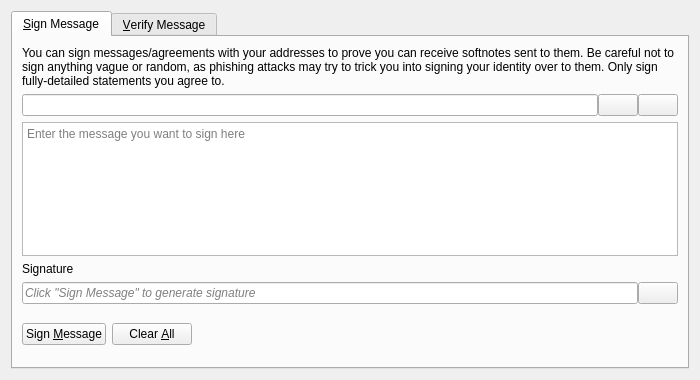
<?xml version="1.0" encoding="UTF-8"?>
<ui version="4.0">
 <class>SignVerifyMessageDialog</class>
 <widget class="QDialog" name="SignVerifyMessageDialog">
  <property name="geometry">
   <rect>
    <x>0</x>
    <y>0</y>
    <width>700</width>
    <height>380</height>
   </rect>
  </property>
  <property name="windowTitle">
   <string>Signatures - Sign / Verify a Message</string>
  </property>
  <property name="modal">
   <bool>true</bool>
  </property>
  <layout class="QVBoxLayout" name="verticalLayout">
   <item>
    <widget class="QTabWidget" name="tabWidget">
     <property name="currentIndex">
      <number>0</number>
     </property>
     <widget class="QWidget" name="tabSignMessage">
      <attribute name="title">
       <string>&amp;Sign Message</string>
      </attribute>
      <layout class="QVBoxLayout" name="verticalLayout_SM">
       <item>
        <widget class="QLabel" name="infoLabel_SM">
         <property name="text">
          <string>You can sign messages/agreements with your addresses to prove you can receive softnotes sent to them. Be careful not to sign anything vague or random, as phishing attacks may try to trick you into signing your identity over to them. Only sign fully-detailed statements you agree to.</string>
         </property>
         <property name="textFormat">
          <enum>Qt::PlainText</enum>
         </property>
         <property name="wordWrap">
          <bool>true</bool>
         </property>
        </widget>
       </item>
       <item>
        <layout class="QHBoxLayout" name="horizontalLayout_1_SM">
         <property name="spacing">
          <number>0</number>
         </property>
         <item>
          <widget class="QValidatedLineEdit" name="addressIn_SM">
           <property name="toolTip">
            <string>The Softnote address to sign the message with</string>
           </property>
          </widget>
         </item>
         <item>
          <widget class="QPushButton" name="addressBookButton_SM">
           <property name="toolTip">
            <string>Choose previously used address</string>
           </property>
           <property name="text">
            <string/>
           </property>
           <property name="icon">
            <iconset resource="../softnote.qrc">
             <normaloff>:/icons/address-book</normaloff>:/icons/address-book</iconset>
           </property>
           <property name="shortcut">
            <string>Alt+A</string>
           </property>
           <property name="autoDefault">
            <bool>false</bool>
           </property>
          </widget>
         </item>
         <item>
          <widget class="QPushButton" name="pasteButton_SM">
           <property name="toolTip">
            <string>Paste address from clipboard</string>
           </property>
           <property name="text">
            <string/>
           </property>
           <property name="icon">
            <iconset resource="../softnote.qrc">
             <normaloff>:/icons/editpaste</normaloff>:/icons/editpaste</iconset>
           </property>
           <property name="shortcut">
            <string>Alt+P</string>
           </property>
           <property name="autoDefault">
            <bool>false</bool>
           </property>
          </widget>
         </item>
        </layout>
       </item>
       <item>
        <widget class="QPlainTextEdit" name="messageIn_SM">
         <property name="toolTip">
          <string>Enter the message you want to sign here</string>
         </property>
         <property name="placeholderText">
          <string>Enter the message you want to sign here</string>
         </property>
        </widget>
       </item>
       <item>
        <widget class="QLabel" name="signatureLabel_SM">
         <property name="text">
          <string>Signature</string>
         </property>
         <property name="textFormat">
          <enum>Qt::PlainText</enum>
         </property>
        </widget>
       </item>
       <item>
        <layout class="QHBoxLayout" name="horizontalLayout_2_SM">
         <property name="spacing">
          <number>0</number>
         </property>
         <item>
          <widget class="QLineEdit" name="signatureOut_SM">
           <property name="placeholderText">
            <string>Click "Sign Message" to generate signature</string>
           </property>
           <property name="font">
            <font>
             <italic>true</italic>
            </font>
           </property>
           <property name="readOnly">
            <bool>true</bool>
           </property>
          </widget>
         </item>
         <item>
          <widget class="QPushButton" name="copySignatureButton_SM">
           <property name="toolTip">
            <string>Copy the current signature to the system clipboard</string>
           </property>
           <property name="text">
            <string/>
           </property>
           <property name="icon">
            <iconset resource="../softnote.qrc">
             <normaloff>:/icons/editcopy</normaloff>:/icons/editcopy</iconset>
           </property>
           <property name="autoDefault">
            <bool>false</bool>
           </property>
          </widget>
         </item>
        </layout>
       </item>
       <item>
        <layout class="QHBoxLayout" name="horizontalLayout_3_SM">
         <item>
          <widget class="QPushButton" name="signMessageButton_SM">
           <property name="toolTip">
            <string>Sign the message to prove you own this Softnote address</string>
           </property>
           <property name="text">
            <string>Sign &amp;Message</string>
           </property>
           <property name="icon">
            <iconset resource="../softnote.qrc">
             <normaloff>:/icons/edit</normaloff>:/icons/edit</iconset>
           </property>
           <property name="autoDefault">
            <bool>false</bool>
           </property>
          </widget>
         </item>
         <item>
          <widget class="QPushButton" name="clearButton_SM">
           <property name="toolTip">
            <string>Reset all sign message fields</string>
           </property>
           <property name="text">
            <string>Clear &amp;All</string>
           </property>
           <property name="icon">
            <iconset resource="../softnote.qrc">
             <normaloff>:/icons/remove</normaloff>:/icons/remove</iconset>
           </property>
           <property name="autoDefault">
            <bool>false</bool>
           </property>
          </widget>
         </item>
         <item>
          <spacer name="horizontalSpacer_1_SM">
           <property name="orientation">
            <enum>Qt::Horizontal</enum>
           </property>
           <property name="sizeHint" stdset="0">
            <size>
             <width>40</width>
             <height>48</height>
            </size>
           </property>
          </spacer>
         </item>
         <item>
          <widget class="QLabel" name="statusLabel_SM">
           <property name="font">
            <font>
             <weight>75</weight>
             <bold>true</bold>
            </font>
           </property>
           <property name="text">
            <string/>
           </property>
           <property name="wordWrap">
            <bool>true</bool>
           </property>
          </widget>
         </item>
         <item>
          <spacer name="horizontalSpacer_2_SM">
           <property name="orientation">
            <enum>Qt::Horizontal</enum>
           </property>
           <property name="sizeHint" stdset="0">
            <size>
             <width>40</width>
             <height>48</height>
            </size>
           </property>
          </spacer>
         </item>
        </layout>
       </item>
      </layout>
     </widget>
     <widget class="QWidget" name="tabVerifyMessage">
      <attribute name="title">
       <string>&amp;Verify Message</string>
      </attribute>
      <layout class="QVBoxLayout" name="verticalLayout_VM">
       <item>
        <widget class="QLabel" name="infoLabel_VM">
         <property name="text">
          <string>Enter the receiver's address, message (ensure you copy line breaks, spaces, tabs, etc. exactly) and signature below to verify the message. Be careful not to read more into the signature than what is in the signed message itself, to avoid being tricked by a man-in-the-middle attack. Note that this only proves the signing party receives with the address, it cannot prove sendership of any transaction!</string>
         </property>
         <property name="textFormat">
          <enum>Qt::PlainText</enum>
         </property>
         <property name="alignment">
          <set>Qt::AlignLeading|Qt::AlignLeft|Qt::AlignTop</set>
         </property>
         <property name="wordWrap">
          <bool>true</bool>
         </property>
        </widget>
       </item>
       <item>
        <layout class="QHBoxLayout" name="horizontalLayout_1_VM">
         <property name="spacing">
          <number>0</number>
         </property>
         <item>
          <widget class="QValidatedLineEdit" name="addressIn_VM">
           <property name="toolTip">
            <string>The Softnote address the message was signed with</string>
           </property>
          </widget>
         </item>
         <item>
          <widget class="QPushButton" name="addressBookButton_VM">
           <property name="toolTip">
            <string>Choose previously used address</string>
           </property>
           <property name="text">
            <string/>
           </property>
           <property name="icon">
            <iconset resource="../softnote.qrc">
             <normaloff>:/icons/address-book</normaloff>:/icons/address-book</iconset>
           </property>
           <property name="shortcut">
            <string>Alt+A</string>
           </property>
           <property name="autoDefault">
            <bool>false</bool>
           </property>
          </widget>
         </item>
        </layout>
       </item>
       <item>
        <widget class="QPlainTextEdit" name="messageIn_VM">
          <property name="toolTip">
            <string>The signed message to verify</string>
          </property>
          <property name="placeholderText">
            <string>The signed message to verify</string>
          </property>
        </widget>
       </item>
       <item>
        <widget class="QValidatedLineEdit" name="signatureIn_VM">
          <property name="toolTip">
            <string>The signature given when the message was signed</string>
          </property>
          <property name="placeholderText">
            <string>The signature given when the message was signed</string>
          </property>
        </widget>
       </item>
       <item>
        <layout class="QHBoxLayout" name="horizontalLayout_2_VM">
         <item>
          <widget class="QPushButton" name="verifyMessageButton_VM">
           <property name="toolTip">
            <string>Verify the message to ensure it was signed with the specified Softnote address</string>
           </property>
           <property name="text">
            <string>Verify &amp;Message</string>
           </property>
           <property name="icon">
            <iconset resource="../softnote.qrc">
             <normaloff>:/icons/transaction_0</normaloff>:/icons/transaction_0</iconset>
           </property>
           <property name="autoDefault">
            <bool>false</bool>
           </property>
          </widget>
         </item>
         <item>
          <widget class="QPushButton" name="clearButton_VM">
           <property name="toolTip">
            <string>Reset all verify message fields</string>
           </property>
           <property name="text">
            <string>Clear &amp;All</string>
           </property>
           <property name="icon">
            <iconset resource="../softnote.qrc">
             <normaloff>:/icons/remove</normaloff>:/icons/remove</iconset>
           </property>
           <property name="autoDefault">
            <bool>false</bool>
           </property>
          </widget>
         </item>
         <item>
          <spacer name="horizontalSpacer_1_VM">
           <property name="orientation">
            <enum>Qt::Horizontal</enum>
           </property>
           <property name="sizeHint" stdset="0">
            <size>
             <width>40</width>
             <height>48</height>
            </size>
           </property>
          </spacer>
         </item>
         <item>
          <widget class="QLabel" name="statusLabel_VM">
           <property name="font">
            <font>
             <weight>75</weight>
             <bold>true</bold>
            </font>
           </property>
           <property name="text">
            <string/>
           </property>
           <property name="wordWrap">
            <bool>true</bool>
           </property>
          </widget>
         </item>
         <item>
          <spacer name="horizontalSpacer_2_VM">
           <property name="orientation">
            <enum>Qt::Horizontal</enum>
           </property>
           <property name="sizeHint" stdset="0">
            <size>
             <width>40</width>
             <height>48</height>
            </size>
           </property>
          </spacer>
         </item>
        </layout>
       </item>
      </layout>
     </widget>
    </widget>
   </item>
  </layout>
 </widget>
 <customwidgets>
  <customwidget>
   <class>QValidatedLineEdit</class>
   <extends>QLineEdit</extends>
   <header>qt/qvalidatedlineedit.h</header>
  </customwidget>
 </customwidgets>
 <resources>
  <include location="../softnote.qrc"/>
 </resources>
 <connections/>
</ui>
